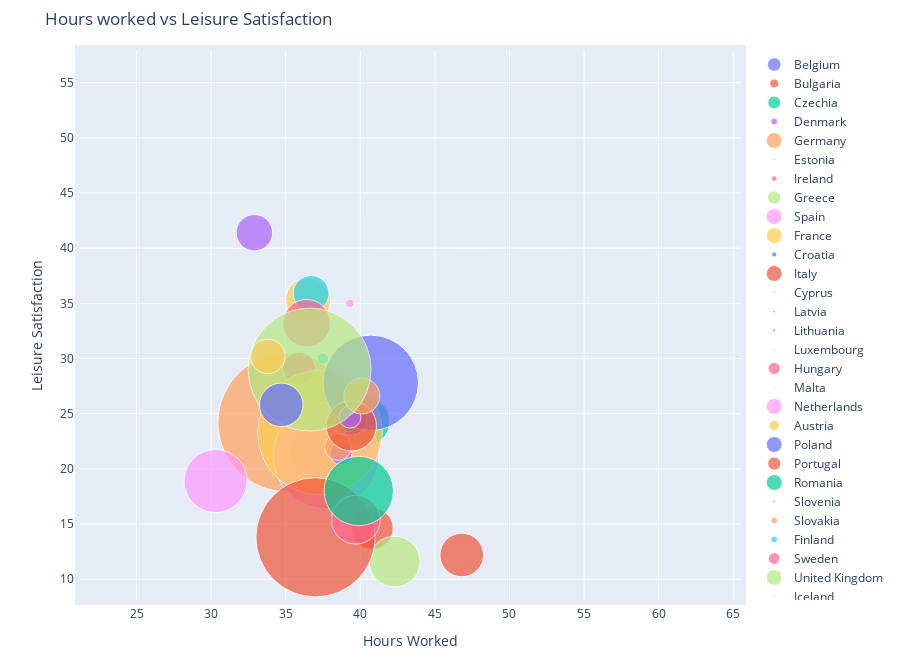

The cell this chart's notebook holds for it:
### Markdown cell above
* We can firstly conclude that the life expectancy in whole of the Europe is around 75-85 which is an excellant life expectancy rate. 
* Bulgaria has a very high crime rate compared to other European countries.
* Countries such as Iceland, Croatia, and Lithuania have very low crime rate making it a suitable place for all.

### Code cell
import warnings
warnings.filterwarnings('ignore')


figure = bubbleplot(dataset = df, x_column='avg_hrs_worked', y_column='prct_leisure_satis_high', 
    bubble_column='country', size_column='total_pop', color_column='country', 
    x_title="Hours Worked", y_title="Leisure Satisfaction", title='Hours worked vs Leisure Satisfaction',
    x_logscale=False, scale_bubble=3, height=650)

iplot(figure, config={'scrollzoom': True})

### Figure 1 — Plotly figure (JSON) as saved in the notebook; plotly's stock layout.template omitted (floating-point values rounded to 4 significant figures)
{"data": [{"marker": {"size": [13.66], "sizemode": "area", "sizeref": 0.01037}, "mode": "markers", "name": "Belgium", "text": ["Belgium"], "type": "scatter", "x": [37.0], "y": [21.5]}, {"marker": {"size": [9.142], "sizemode": "area", "sizeref": 0.01037}, "mode": "markers", "name": "Bulgaria", "text": ["Bulgaria"], "type": "scatter", "x": [40.8], "y": [14.6]}, {"marker": {"size": [12.96], "sizemode": "area", "sizeref": 0.01037}, "mode": "markers", "name": "Czechia", "text": ["Czechia"], "type": "scatter", "x": [40.3], "y": [24.3]}, {"marker": {"size": [6.903], "sizemode": "area", "sizeref": 0.01037}, "mode": "markers", "name": "Denmark", "text": ["Denmark"], "type": "scatter", "x": [32.9], "y": [41.4]}, {"marker": {"size": [99.58], "sizemode": "area", "sizeref": 0.01037}, "mode": "markers", "name": "Germany", "text": ["Germany"], "type": "scatter", "x": [35.1], "y": [24.2]}, {"marker": {"size": [1.607], "sizemode": "area", "sizeref": 0.01037}, "mode": "markers", "name": "Estonia", "text": ["Estonia"], "type": "scatter", "x": [38.4], "y": [22.2]}, {"marker": {"size": [5.679], "sizemode": "area", "sizeref": 0.01037}, "mode": "markers", "name": "Ireland", "text": ["Ireland"], "type": "scatter", "x": [35.9], "y": [29.1]}, {"marker": {"size": [13.43], "sizemode": "area", "sizeref": 0.01037}, "mode": "markers", "name": "Greece", "text": ["Greece"], "type": "scatter", "x": [42.3], "y": [11.6]}, {"marker": {"size": [58.12], "sizemode": "area", "sizeref": 0.01037}, "mode": "markers", "name": "Spain", "text": ["Spain"], "type": "scatter", "x": [37.7], "y": [21.2]}, {"marker": {"size": [80.61], "sizemode": "area", "sizeref": 0.01037}, "mode": "markers", "name": "France", "text": ["France"], "type": "scatter", "x": [37.3], "y": [23.3]}, {"marker": {"size": [5.319], "sizemode": "area", "sizeref": 0.01037}, "mode": "markers", "name": "Croatia", "text": ["Croatia"], "type": "scatter", "x": [39.4], "y": [24.5]}, {"marker": {"size": [73.78], "sizemode": "area", "sizeref": 0.01037}, "mode": "markers", "name": "Italy", "text": ["Italy"], "type": "scatter", "x": [37.0], "y": [13.8]}, {"marker": {"size": [1.043], "sizemode": "area", "sizeref": 0.01037}, "mode": "markers", "name": "Cyprus", "text": ["Cyprus"], "type": "scatter", "x": [39.2], "y": [24.0]}, {"marker": {"size": [2.57], "sizemode": "area", "sizeref": 0.01037}, "mode": "markers", "name": "Latvia", "text": ["Latvia"], "type": "scatter", "x": [38.7], "y": [21.4]}, {"marker": {"size": [3.778], "sizemode": "area", "sizeref": 0.01037}, "mode": "markers", "name": "Lithuania", "text": ["Lithuania"], "type": "scatter", "x": [38.5], "y": [22.0]}, {"marker": {"size": [0.636], "sizemode": "area", "sizeref": 0.01037}, "mode": "markers", "name": "Luxembourg", "text": ["Luxembourg"], "type": "scatter", "x": [37.5], "y": [30.0]}, {"marker": {"size": [12.34], "sizemode": "area", "sizeref": 0.01037}, "mode": "markers", "name": "Hungary", "text": ["Hungary"], "type": "scatter", "x": [39.7], "y": [15.4]}, {"marker": {"size": [0.5182], "sizemode": "area", "sizeref": 0.01037}, "mode": "markers", "name": "Malta", "text": ["Malta"], "type": "scatter", "x": [38.7], "y": [23.6]}, {"marker": {"size": [20.68], "sizemode": "area", "sizeref": 0.01037}, "mode": "markers", "name": "Netherlands", "text": ["Netherlands"], "type": "scatter", "x": [30.3], "y": [18.9]}, {"marker": {"size": [10.43], "sizemode": "area", "sizeref": 0.01037}, "mode": "markers", "name": "Austria", "text": ["Austria"], "type": "scatter", "x": [36.5], "y": [35.3]}, {"marker": {"size": [47.23], "sizemode": "area", "sizeref": 0.01037}, "mode": "markers", "name": "Poland", "text": ["Poland"], "type": "scatter", "x": [40.7], "y": [27.8]}, {"marker": {"size": [13.11], "sizemode": "area", "sizeref": 0.01037}, "mode": "markers", "name": "Portugal", "text": ["Portugal"], "type": "scatter", "x": [39.4], "y": [23.9]}, {"marker": {"size": [24.98], "sizemode": "area", "sizeref": 0.01037}, "mode": "markers", "name": "Romania", "text": ["Romania"], "type": "scatter", "x": [39.9], "y": [18.0]}, {"marker": {"size": [2.545], "sizemode": "area", "sizeref": 0.01037}, "mode": "markers", "name": "Slovenia", "text": ["Slovenia"], "type": "scatter", "x": [39.3], "y": [24.7]}, {"marker": {"size": [6.7], "sizemode": "area", "sizeref": 0.01037}, "mode": "markers", "name": "Slovakia", "text": ["Slovakia"], "type": "scatter", "x": [40.1], "y": [26.6]}, {"marker": {"size": [6.673], "sizemode": "area", "sizeref": 0.01037}, "mode": "markers", "name": "Finland", "text": ["Finland"], "type": "scatter", "x": [36.7], "y": [35.9]}, {"marker": {"size": [11.77], "sizemode": "area", "sizeref": 0.01037}, "mode": "markers", "name": "Sweden", "text": ["Sweden"], "type": "scatter", "x": [36.4], "y": [33.2]}, {"marker": {"size": [78.43], "sizemode": "area", "sizeref": 0.01037}, "mode": "markers", "name": "United Kingdom", "text": ["United Kingdom"], "type": "scatter", "x": [36.6], "y": [29.0]}, {"marker": {"size": [0.3917], "sizemode": "area", "sizeref": 0.01037}, "mode": "markers", "name": "Iceland", "text": ["Iceland"], "type": "scatter", "x": [39.3], "y": [35.0]}, {"marker": {"size": [6.182], "sizemode": "area", "sizeref": 0.01037}, "mode": "markers", "name": "Norway", "text": ["Norway"], "type": "scatter", "x": [33.8], "y": [30.2]}, {"marker": {"size": [9.875], "sizemode": "area", "sizeref": 0.01037}, "mode": "markers", "name": "Switzerland", "text": ["Switzerland"], "type": "scatter", "x": [34.7], "y": [25.8]}, {"marker": {"size": [9.875], "sizemode": "area", "sizeref": 0.01037}, "mode": "markers", "name": "Turkey", "text": ["Turkey"], "type": "scatter", "x": [46.8], "y": [12.2]}], "layout": {"height": 650, "hovermode": "closest", "margin": {"b": 50, "pad": 5, "t": 50}, "showlegend": true, "title": {"text": "Hours worked vs Leisure Satisfaction"}, "xaxis": {"autorange": false, "range": [21.21, 65.52], "title": {"text": "Hours Worked"}}, "yaxis": {"autorange": false, "range": [8.12, 57.96], "title": {"text": "Leisure Satisfaction"}}}}
